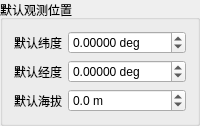
        <widget class="QGroupBox" name="groupBoxDefaultObserver">
         <property name="title"><string>默认观测位置</string></property>
         <property name="toolTip"><string>只影响下次启动或后续使用默认观测位置的页面，不覆盖当前观测信息。</string></property>
         <layout class="QFormLayout" name="formLayoutDefaultObserver">
          <property name="fieldGrowthPolicy"><enum>QFormLayout::AllNonFixedFieldsGrow</enum></property>
          <item row="0" column="0"><widget class="QLabel" name="labelDefaultLatitude"><property name="text"><string>默认纬度</string></property></widget></item>
          <item row="0" column="1"><widget class="QDoubleSpinBox" name="doubleSpinBoxDefaultLatitude"><property name="suffix"><string> deg</string></property><property name="decimals"><number>5</number></property><property name="minimum"><double>-90.000000000000000</double></property><property name="maximum"><double>90.000000000000000</double></property></widget></item>
          <item row="1" column="0"><widget class="QLabel" name="labelDefaultLongitude"><property name="text"><string>默认经度</string></property></widget></item>
          <item row="1" column="1"><widget class="QDoubleSpinBox" name="doubleSpinBoxDefaultLongitude"><property name="suffix"><string> deg</string></property><property name="decimals"><number>5</number></property><property name="minimum"><double>-180.000000000000000</double></property><property name="maximum"><double>180.000000000000000</double></property></widget></item>
          <item row="2" column="0"><widget class="QLabel" name="labelDefaultElevation"><property name="text"><string>默认海拔</string></property></widget></item>
          <item row="2" column="1"><widget class="QDoubleSpinBox" name="doubleSpinBoxDefaultElevation"><property name="suffix"><string> m</string></property><property name="decimals"><number>1</number></property><property name="minimum"><double>-500.000000000000000</double></property><property name="maximum"><double>9000.000000000000000</double></property></widget></item>
         </layout>
        </widget>
